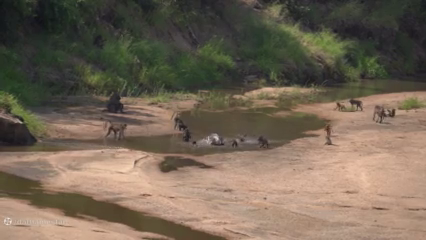
#> input picture frame 307 of videos/1.mp4, 426 x 240 px, given in place of blue-track.mp4, which was not available
$ jupyter execute s5-2_color-tracker.ipynb   (text cells are left out)
#> lines starting #> are read from the running program, lines starting #| are printed output that depends on the picture; after the words box and inside, x2 and y2 are one past the last pixel; in counts of white or black regions, pixels touching at a corner belong together; pictures that were not available may be replaced by others from this repository, and a replacement may not be noted
[cell 1]
from traceback import print_tb

import cv2 as cv
import numpy as np
import matplotlib.pyplot as plt

[cell 2]
blue_cap_vid_pth = "../../../class.vision/videos/blue-track.mp4"

[cell 3]
cap = cv.VideoCapture(blue_cap_vid_pth)
blue_range_lower = np.array([110, 50, 50])
blue_range_upper = np.array([130, 255, 255])

while 1:
    ret, frame = cap.read()
#> frame is the input picture: shape (240, 426, 3); mean B, G, R 85.5, 101.6, 115.4
    if not ret:
        break

    hsv = cv.cvtColor(frame, cv.COLOR_BGR2HSV)
#> hsv: shape (240, 426, 3); mean H, S, V 31.2, 64.4, 117.5
    mask = cv.inRange(hsv, blue_range_lower, blue_range_upper)
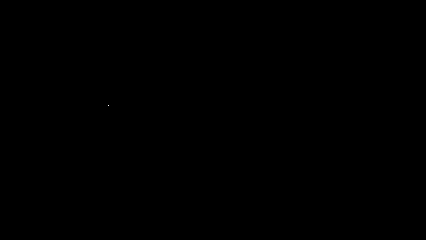
#> mask: shape (240, 426); 0% white in thin lines or dots, all inside (x1, y1, x2, y2) = (108, 105, 109, 106)
    masked_frame = cv.bitwise_and(frame, frame, mask=mask)

    cv.imshow('frame', frame)
    cv.imshow('mask', mask)
    cv.imshow('masked-frame', masked_frame)

    k = cv.waitKey(5) & 0xFF
#> (key Esc is pressed here)
    if k == 27:
        break

cv.destroyAllWindows()
cap.release()

[cell 4]
cap = cv.VideoCapture(blue_cap_vid_pth)

while 1:
    ret, frame = cap.read()
    if not ret:
        break

    hsv = cv.cvtColor(frame, cv.COLOR_BGR2HSV)

    lower = np.array([0, 50, 50])
    upper = np.array([10, 255, 255])
    mask1 = cv.inRange(hsv, lower, upper)
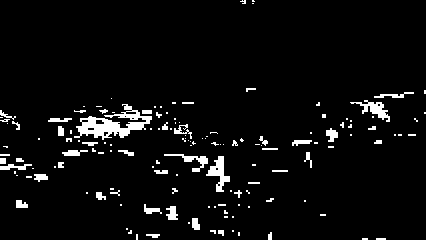
#> mask1: shape (240, 426); 4.7% white; 146 white regions (95 under 20 px), largest, box (x1, y1, x2, y2) and area: (74, 104, 152, 140) 1103, (206, 156, 230, 192) 352, (350, 100, 390, 122) 303

    lower = np.array([170, 50, 50])
    upper = np.array([180, 255, 255])
    mask2 = cv.inRange(hsv, lower, upper)
#> mask2: shape (240, 426); 0.01% white in thin lines or dots, all inside (x1, y1, x2, y2) = (4, 104, 360, 128)

    mask = cv.bitwise_or(mask1, mask2)
#> mask: shape (240, 426); 4.7% white; 149 white regions (98 under 20 px), largest, box (x1, y1, x2, y2) and area: (74, 104, 152, 140) 1106, (206, 156, 230, 192) 352, (350, 100, 390, 122) 307
    masked_frame = cv.bitwise_and(frame, frame, mask=mask)
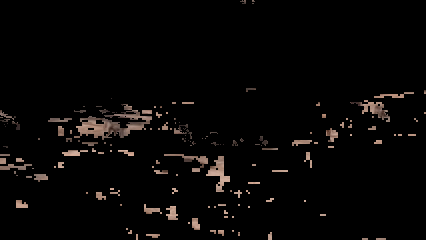
#> masked_frame: shape (240, 426, 3); mean B, G, R 5.1, 5.7, 7

    cv.imshow('frame', frame)
    cv.imshow('mask', mask)
    cv.imshow('masked-frame', masked_frame)

    k = cv.waitKey(5) & 0xFF
#> (key Esc is pressed here)
    if k == 27:
        break

cv.destroyAllWindows()
cap.release()

[cell 5]
bgr = np.array(
    [[[255, 0, 0]]],
    dtype="uint8")
hsv = cv.cvtColor(bgr, cv.COLOR_BGR2HSV)
print(hsv[0][0])

[cell 6]
cap = cv.VideoCapture(blue_cap_vid_pth)
blue_range_lower = np.array([110, 50, 50])
blue_range_upper = np.array([130, 255, 255])

while 1:
    ret, frame = cap.read()
    if not ret:
        break

    hsv = cv.cvtColor(frame, cv.COLOR_BGR2HSV)
    mask = cv.inRange(hsv, blue_range_lower, blue_range_upper)

    contours, _ = cv.findContours(mask, cv.RETR_TREE, cv.CHAIN_APPROX_SIMPLE)
#> contours = [[[108, 105]]]
    center, radius = cv.minEnclosingCircle(contours[0])
#> center = (108, 105); radius = 0.0001
    cv.circle(frame, (int(center[0]), int(center[1])), int(radius), color=(0, 0, 255), thickness=2)
#> frame: shape (240, 426, 3); under 0.01% of pixels changed, all inside (x1, y1, x2, y2) = (107, 104, 110, 107)

    cv.imshow('frame', frame)

    k = cv.waitKey(5) & 0xFF
#> (key Esc is pressed here)
    if k == 27:
        break

cv.destroyAllWindows()
cap.release()

$ run again, starting later in the video
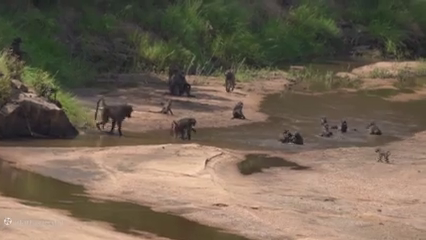
#> input picture frame 1385 of videos/1.mp4, 426 x 240 px, given in place of blue-track.mp4, which was not available
#> frame is the input picture: shape (240, 426, 3); mean B, G, R 84.1, 100.4, 114.4
#> hsv: shape (240, 426, 3); mean H, S, V 26.6, 68.8, 116.6
#> `mask1 = cv.inRange(hsv, lower, upper)`:
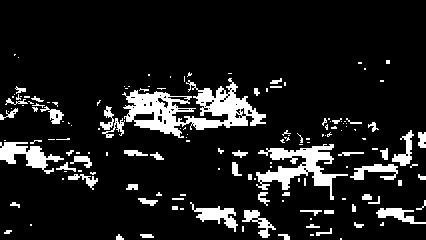
#> mask1: shape (240, 426); 11.4% white; 153 white regions (96 under 20 px), largest, box (x1, y1, x2, y2) and area: (122, 78, 266, 138) 3528, (256, 144, 348, 200) 1831, (0, 142, 64, 174) 880
#> mask2: shape (240, 426); 0.11% white in thin lines or dots, all inside (x1, y1, x2, y2) = (10, 72, 347, 141)
#> `masked_frame = cv.bitwise_and(frame, frame, mask=mask)`:
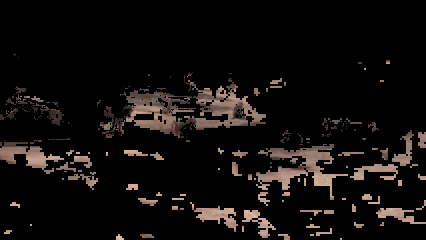
#> masked_frame: shape (240, 426, 3); mean B, G, R 12.1, 13.5, 16.6
#> contours = []

$ run again, starting later in the video
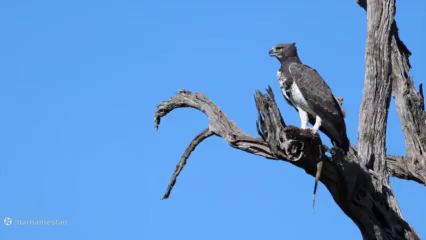
#> input picture frame 2462 of videos/1.mp4, 426 x 240 px, given in place of blue-track.mp4, which was not available
#> frame is the input picture: shape (240, 426, 3); mean B, G, R 208.9, 149.1, 95.8
#> hsv: shape (240, 426, 3); mean H, S, V 104.5, 126.7, 209.5
#> `mask = cv.inRange(hsv, blue_range_lower, blue_range_upper)`:
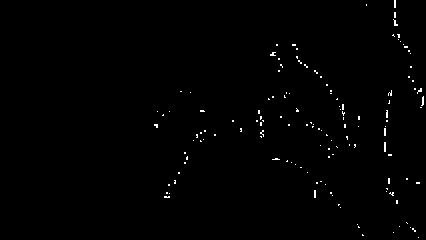
#> mask: shape (240, 426); 0.68% white in thin lines or dots, all inside (x1, y1, x2, y2) = (154, 0, 424, 238)
#> mask1: shape (240, 426); 0.02% white in thin lines or dots, all inside (x1, y1, x2, y2) = (176, 6, 419, 240)
#> mask2: shape (240, 426); 0.01% white in thin lines or dots, all inside (x1, y1, x2, y2) = (266, 126, 313, 154)
#> contours = 137 contours, all with area under 20
#> center = (418, 237); radius = 0.0001
#> frame: shape (240, 426, 3); under 0.01% of pixels changed, all inside (x1, y1, x2, y2) = (417, 236, 420, 239)
